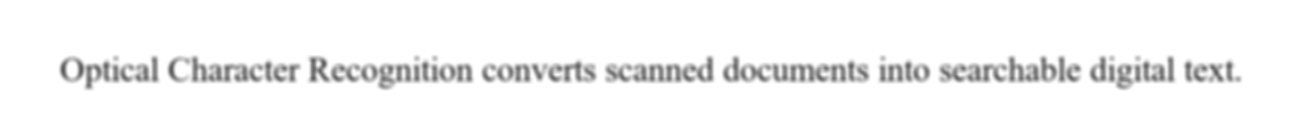
#> input picture dataset/blurry/eng_01.png, 1303 x 131 px, found by its file name
$ python image_preprocessor.py
#> lines starting #> are read from the running program, lines starting #| are printed output that depends on the picture; after the words box and inside, x2 and y2 are one past the last pixel; in counts of white or black regions, pixels touching at a corner belong together
import os
import cv2
import numpy as np


def load_image(image_path: str) -> np.ndarray:
    """Load a BGR image from disk with validation."""
#> called with image_path = 'dataset/rotated/eng_01.png'
    if not os.path.exists(image_path):
        raise FileNotFoundError(f"Image not found: {image_path}")
    img = cv2.imread(image_path)
#> img is the input picture: shape (131, 1303, 3); min 94, max 255, mean 245.3
    if img is None:
        raise ValueError(f"Failed to decode image: {image_path}")
    return img


def resize_upscale(img: np.ndarray, scale: float = 1.5) -> np.ndarray:
    """Upscale low-resolution images using bicubic interpolation."""
    if scale == 1.0:
        return img
    h, w = img.shape[:2]
    new_dim = (int(w * scale), int(h * scale))
    return cv2.resize(img, new_dim, interpolation=cv2.INTER_CUBIC)


def to_grayscale(img: np.ndarray) -> np.ndarray:
    """Convert BGR color image to single-channel grayscale."""
    if len(img.shape) == 2:
        return img
    return cv2.cvtColor(img, cv2.COLOR_BGR2GRAY)


def denoise_gaussian(gray: np.ndarray, ksize: int = 3) -> np.ndarray:
    """Apply gentle Gaussian smoothing to suppress high-frequency noise."""
    return cv2.GaussianBlur(gray, (ksize, ksize), 0)


def denoise_median(gray: np.ndarray, ksize: int = 3) -> np.ndarray:
    """Apply Median filtering to remove impulse noise while preserving text edges."""
#> called with ksize = 3
    return cv2.medianBlur(gray, ksize)


def enhance_contrast_clahe(gray: np.ndarray, clip_limit: float = 2.0) -> np.ndarray:
    """Enhance local foreground-background contrast using CLAHE."""
#> called with clip_limit = 2
    clahe = cv2.createCLAHE(clipLimit=clip_limit, tileGridSize=(8, 8))
    return clahe.apply(gray)
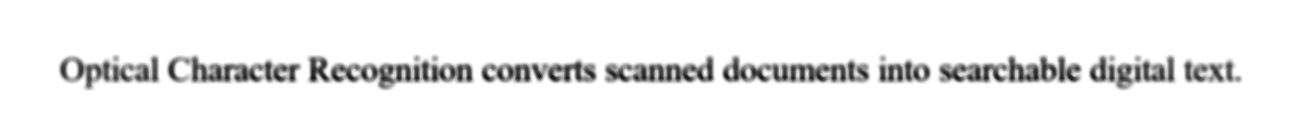
#> returned value: shape (131, 1303); min 24, max 255, mean 239.6


def sharpen_unsharp_mask(gray: np.ndarray) -> np.ndarray:
    """Restore crisp character boundaries using unsharp masking."""
    blurred = cv2.GaussianBlur(gray, (5, 5), 1.5)
    return cv2.addWeighted(gray, 1.6, blurred, -0.6, 0)


def deskew_image(gray: np.ndarray) -> np.ndarray:
    """Estimate text skew angle via minimum-area bounding box and straighten."""
    _, thresh = cv2.threshold(gray, 0, 255, cv2.THRESH_BINARY_INV + cv2.THRESH_OTSU)
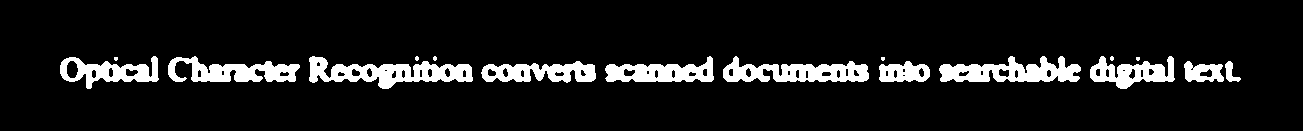
#> thresh: shape (131, 1303); 9.8% white; 17 white regions (6 under 20 px), largest, box (x1, y1, x2, y2) and area: (309, 56, 473, 89) 2562, (939, 56, 1081, 82) 2240, (723, 56, 869, 82) 2161
    coords = np.column_stack(np.where(thresh > 0))
#> coords = 16711 pairs, first value 56 to 88, second value 60 to 1240
    if len(coords) < 20:
        return gray

    xy_coords = coords[:, ::-1].astype(np.float32)
#> xy_coords = 16711 pairs, first value 60 to 1240, second value 56 to 88
    rect = cv2.minAreaRect(xy_coords)
#> rect = ((650, 72), (32, 1180), -90)
    angle = rect[-1]
#> angle = -90

    if angle < -45:
        angle = 90 + angle
#> angle = 0
    elif angle > 45:
        angle = angle - 90

    if abs(angle) < 0.5:
        return gray

    h, w = gray.shape[:2]
    center = (w / 2.0, h / 2.0)
    rot_mat = cv2.getRotationMatrix2D(center, angle, 1.0)
    cos_v = np.abs(rot_mat[0, 0])
    sin_v = np.abs(rot_mat[0, 1])
    new_w = int((h * sin_v) + (w * cos_v))
    new_h = int((h * cos_v) + (w * sin_v))
    rot_mat[0, 2] += (new_w / 2.0) - center[0]
    rot_mat[1, 2] += (new_h / 2.0) - center[1]

    return cv2.warpAffine(
        gray, rot_mat, (new_w, new_h),
        flags=cv2.INTER_CUBIC, borderMode=cv2.BORDER_CONSTANT, borderValue=255
    )


def threshold_otsu(gray: np.ndarray) -> np.ndarray:
    """Binarize image automatically using Otsu's inter-class variance maximization."""
    _, binary = cv2.threshold(gray, 0, 255, cv2.THRESH_BINARY + cv2.THRESH_OTSU)
    return binary


def morphological_cleanup(binary: np.ndarray) -> np.ndarray:
    """Apply morphological opening to remove tiny background specks."""
    kernel = cv2.getStructuringElement(cv2.MORPH_RECT, (2, 2))
    return cv2.morphologyEx(binary, cv2.MORPH_OPEN, kernel)


def preprocess_pipeline(image_path: str, mode: str = "standard") -> np.ndarray:
    """
    Unified preprocessing pipeline returning a 3-channel BGR image compatible
    with all 5 OCR engines.
    Modes:
      - 'standard' : Grayscale -> Median Denoise -> CLAHE -> Deskew -> Sharpen
      - 'binary'   : Standard + Otsu Binarization + Morphological Cleanup
      - 'low_res'  : 1.8x Bicubic Upscale -> Denoise -> CLAHE -> Sharpen
    """
    img = load_image(image_path)

    if mode == "low_res":
        img = resize_upscale(img, scale=1.8)

    gray = to_grayscale(img)
    denoised = denoise_median(gray, ksize=3)
    contrasted = enhance_contrast_clahe(denoised, clip_limit=2.0)
    deskewed = deskew_image(contrasted)
    sharpened = sharpen_unsharp_mask(deskewed)

    if mode == "binary":
        otsu = threshold_otsu(sharpened)
        final_gray = morphological_cleanup(otsu)
    else:
        final_gray = sharpened

    return cv2.cvtColor(final_gray, cv2.COLOR_GRAY2BGR)
#> returned value: shape (131, 1303, 3)


if __name__ == "__main__":
    project_root = os.path.dirname(os.path.dirname(os.path.abspath(__file__)))
    test_cases = [
        ("rotated", "eng_01.png", "standard"),
        ("noisy", "eng_03.png", "binary"),
        ("blurry", "hin_01.png", "standard"),
        ("low_resolution", "eng_07.png", "low_res"),
    ]

    for folder, fname, mode in test_cases:
        in_path = os.path.join(project_root, "dataset", folder, fname)
        out_img = preprocess_pipeline(in_path, mode=mode)
        out_path = os.path.join(project_root, "results", f"preview_{folder}_{fname}")
        cv2.imwrite(out_path, out_img)
        print(f"Processed [{folder}/{fname}] with mode='{mode}' -> Saved {out_path}")
#> pass 2 of the loop `for folder, fname, mode in test_cases:`:
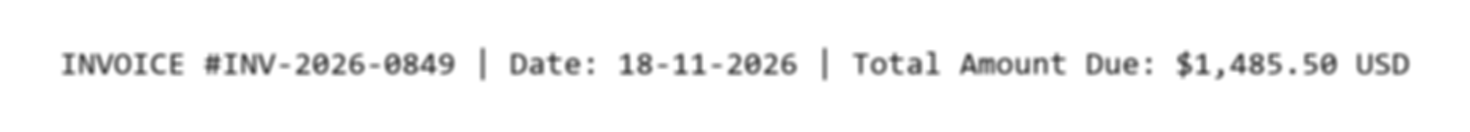
#> input picture dataset/blurry/eng_03.png, 1470 x 132 px, found by its file name
#> in load_image, img is the input picture: shape (132, 1470, 3); min 71, max 255, mean 246.4
#> in deskew_image (call 2), `_, thresh = cv2.threshold(gray, 0, 255, cv2.THRESH_BINARY_INV + cv2.TH..`:
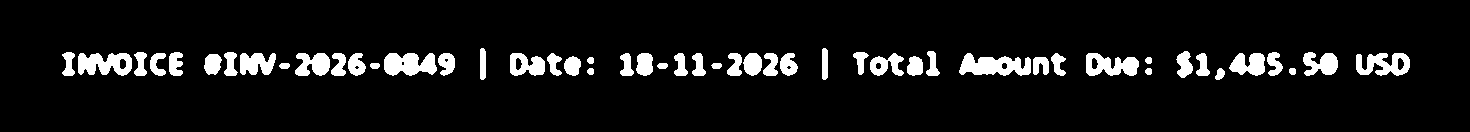
#> thresh: shape (132, 1470); 7.9% white; 50 white regions, largest, box (x1, y1, x2, y2) and area: (959, 53, 1031, 76) 1083, (384, 53, 437, 76) 926, (78, 53, 132, 76) 896
#> coords = 15418 pairs, first value 48 to 79, second value 62 to 1409
#> xy_coords = 15418 pairs, first value 62 to 1409, second value 48 to 79
#> rect = ((735.5, 63.5), (31, 1347), -90)
#> in deskew_image (call 2), `angle = rect[-1]`: angle = -90
#> in deskew_image (call 2), `angle = 90 + angle`: angle = 0
#> blurred: shape (132, 1470)
#> binary: shape (132, 1470); 92.3% white; 53 black regions, largest, box (x1, y1, x2, y2) and area: (959, 53, 1031, 76) 1052, (384, 53, 437, 76) 884, (78, 53, 132, 76) 851
#> in morphological_cleanup, `return cv2.morphologyEx(binary, cv2.MORPH_OPEN, kernel)`:
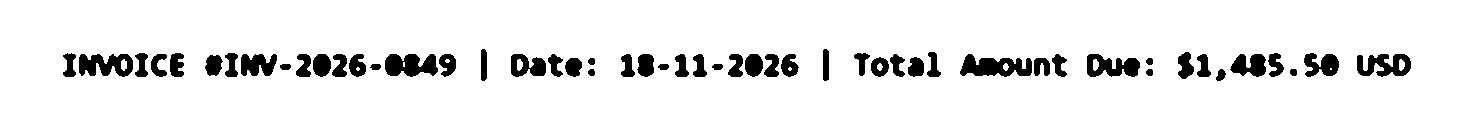
#> returned value: shape (132, 1470); 92.3% white; 52 black regions, largest, box (x1, y1, x2, y2) and area: (960, 54, 1032, 77) 1054, (385, 54, 438, 77) 897, (79, 54, 133, 77) 852
#> pass 3 of the loop `for folder, fname, mode in test_cases:`:
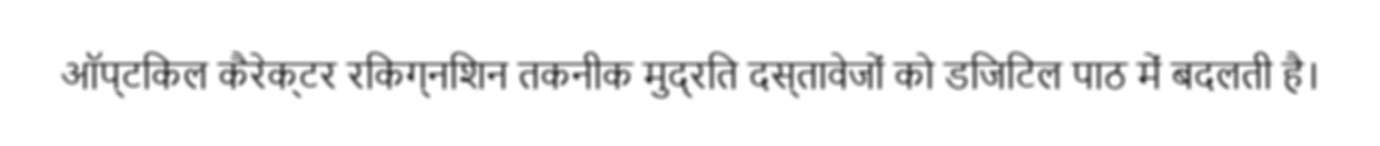
#> input picture dataset/blurry/hin_01.png, 1380 x 146 px
#> in load_image, img is the input picture: shape (146, 1380, 3); min 51, max 255, mean 242.2
#> in enhance_contrast_clahe (call 3), `return clahe.apply(gray)`:
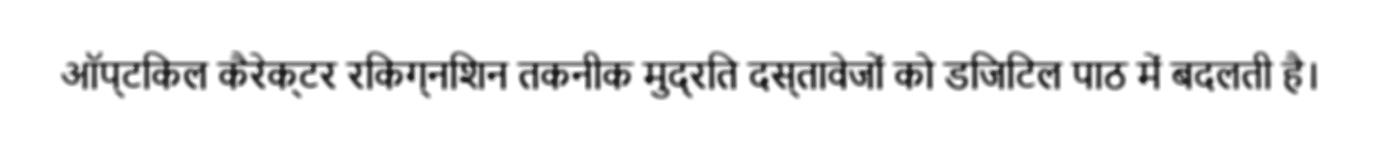
#> returned value: shape (146, 1380); min 24, max 255, mean 236.8
#> in deskew_image (call 3), `_, thresh = cv2.threshold(gray, 0, 255, cv2.THRESH_BINARY_INV + cv2.TH..`:
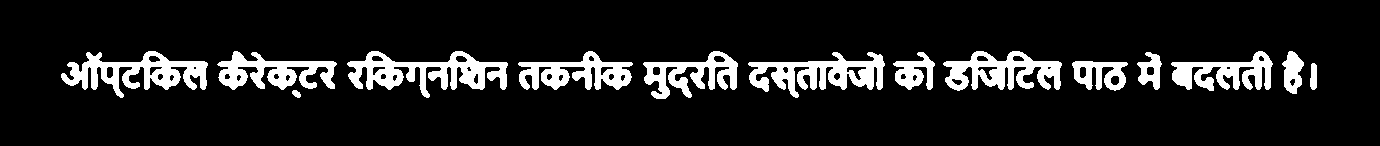
#> thresh: shape (146, 1380); 12% white; 14 white regions, largest, box (x1, y1, x2, y2) and area: (347, 51, 508, 98) 3331, (61, 51, 208, 98) 3015, (748, 52, 885, 98) 2959
#> coords = 24101 pairs, first value 51 to 98, second value 61 to 1316
#> xy_coords = 24101 pairs, first value 61 to 1316, second value 51 to 98
#> rect = ((688.5, 74.5), (47, 1255), -90)
#> in deskew_image (call 3), `angle = rect[-1]`: angle = -90
#> in deskew_image (call 3), `angle = 90 + angle`: angle = 0
#> blurred: shape (146, 1380)
#> the loop made 4 passes; the first 3 are shown
